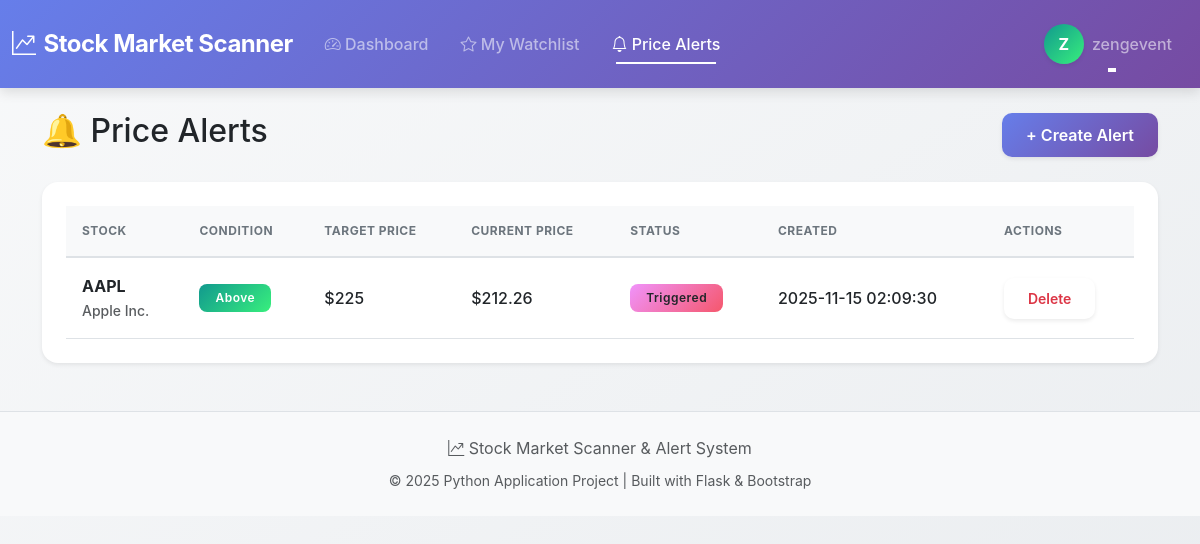
/alerts (signed in), run on an earlier commit of the app's database.
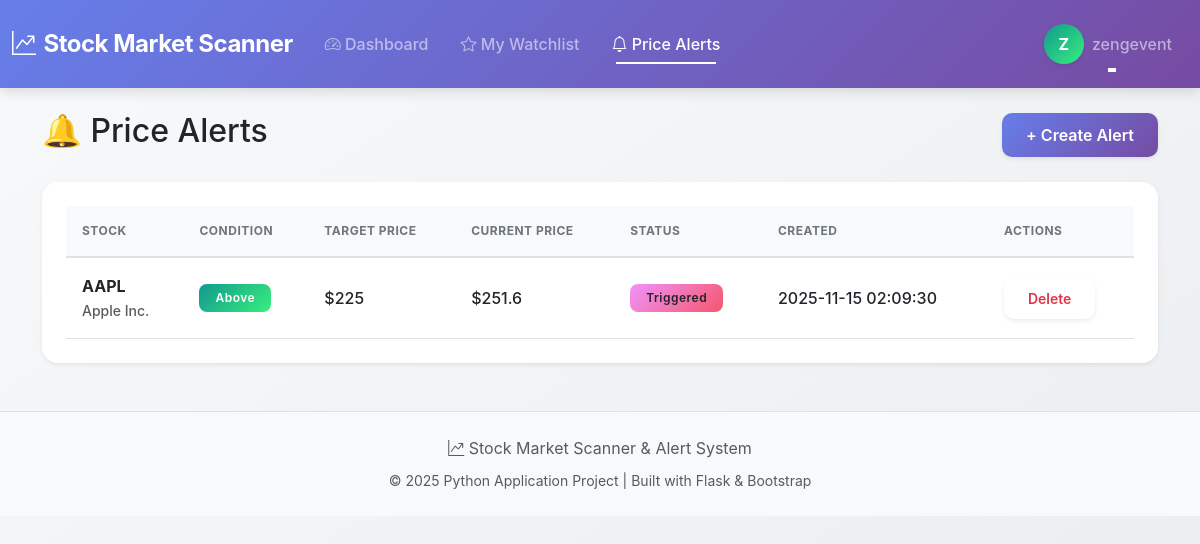
And on a later commit of the database.
### tables this page shows
CREATE TABLE alerts (
            id INTEGER PRIMARY KEY AUTOINCREMENT,
            user_id INTEGER NOT NULL,
            stock_symbol VARCHAR(10) NOT NULL,
            condition VARCHAR(10) NOT NULL,
            target_price DECIMAL(10, 2) NOT NULL,
            is_triggered BOOLEAN DEFAULT 0,
            is_active BOOLEAN DEFAULT 1,
            created_at TIMESTAMP DEFAULT CURRENT_TIMESTAMP,
            triggered_at TIMESTAMP,
            FOREIGN KEY (user_id) REFERENCES users(id)
        );

CREATE TABLE stock_data (
            id INTEGER PRIMARY KEY AUTOINCREMENT,
            stock_symbol VARCHAR(10) UNIQUE NOT NULL,
            stock_name VARCHAR(100),
            current_price DECIMAL(10, 2),
            open_price DECIMAL(10, 2),
            previous_close DECIMAL(10, 2),
            high_price DECIMAL(10, 2),
            low_price DECIMAL(10, 2),
            change_amount DECIMAL(10, 2),
            change_percent DECIMAL(5, 2),
            updated_at TIMESTAMP DEFAULT CURRENT_TIMESTAMP
        );

### backend/app.py (the view)
@app.route('/alerts')
@login_required
def alerts():
    user_id = session['user_id']
    conn = get_db()
    user_alerts = conn.execute('''
        SELECT a.*, s.stock_name, s.current_price
        FROM alerts a
        LEFT JOIN stock_data s ON a.stock_symbol = s.stock_symbol
        WHERE a.user_id = ?
        ORDER BY a.created_at DESC
    ''', (user_id,)).fetchall()
    all_stocks = conn.execute('''
        SELECT stock_symbol, stock_name, current_price
        FROM stock_data
        ORDER BY stock_symbol ASC
    ''').fetchall()
    conn.close()
    return render_template('alerts.html',
                         alerts=[dict(row) for row in user_alerts],
                         all_stocks=[dict(row) for row in all_stocks])

### backend/app.py (called while the page is built)
def get_db():
    conn = sqlite3.connect('stock_app.db')
    conn.row_factory = sqlite3.Row
    return conn

def login_required(f):
    @wraps(f)
    def decorated_function(*args, **kwargs):
        if 'user_id' not in session:
            flash('Please login first', 'warning')
            return redirect(url_for('login'))
        return f(*args, **kwargs)
    return decorated_function

@app.context_processor
def inject_user():
    if 'user_id' in session:
        conn = get_db()
        user = conn.execute('SELECT id, username, email FROM users WHERE id = ?',
                           (session['user_id'],)).fetchone()
        conn.close()
        if user:
            return {'current_user': dict(user)}
    return {'current_user': None}

### frontend/templates/alerts.html (shortened to what this page needs)
{% extends "base.html" %}
{% block content %}
<div class="container mt-4">
    <div class="d-flex justify-content-between align-items-center mb-4">
        <h2>🔔 Price Alerts</h2>
        <button type="button" class="btn btn-primary" data-bs-toggle="modal" data-bs-target="#addAlertModal">
            + Create Alert
        </button>
    </div>
    <div class="card shadow-sm">
        <div class="card-body">
            {% if alerts %}
            <div class="table-responsive">
                <table class="table table-hover align-middle">
                    <thead class="table-light">
                        <tr>
                            <th>Stock</th>
                            <th>Condition</th>
                            <th>Target Price</th>
                            <th>Current Price</th>
                            <th>Status</th>
                            <th>Created</th>
                            <th>Actions</th>
                        </tr>
                    </thead>
                    <tbody>
                        {% for alert in alerts %}
                        <tr>
                            <td>
                                <strong>{{ alert.stock_symbol }}</strong><br>
                                <small class="text-muted">{{ alert.stock_name }}</small>
                            </td>
                            <td>
                                {% if alert.condition == 'above' %}
                                    <span class="badge bg-success">Above</span>
                                {% else %}
                                    <span class="badge bg-danger">Below</span>
                                {% endif %}
                            </td>
                            <td>${{ alert.target_price|round(2) }}</td>
                            <td>${{ alert.current_price|round(2) }}</td>
                            <td>
                                {% if alert.is_triggered %}
                                    <span class="badge bg-warning text-dark">Triggered</span>
                                {% elif alert.is_active %}
                                    <span class="badge bg-primary">Active</span>
                                {% else %}
                                    <span class="badge bg-secondary">Inactive</span>
                                {% endif %}
                            </td>
                            <td>{{ alert.created_at }}</td>
                            <td>
                                <form method="POST" action="{{ url_for('delete_alert', alert_id=alert.id) }}" style="display: inline;">
                                    <button type="submit" class="btn btn-sm btn-outline-danger" onclick="return confirm('Delete this alert?')">
                                        Delete
                                    </button>
                                </form>
                            </td>
                        </tr>
                        {% endfor %}
                    </tbody>
                </table>
            </div>
            {% endif %}
        </div>
    </div>
</div>
{% endblock %}

What changed in the data, as far as the page shows it:
changed through a linked row, alerts "AAPL": current_price "212.26" → "251.6"
